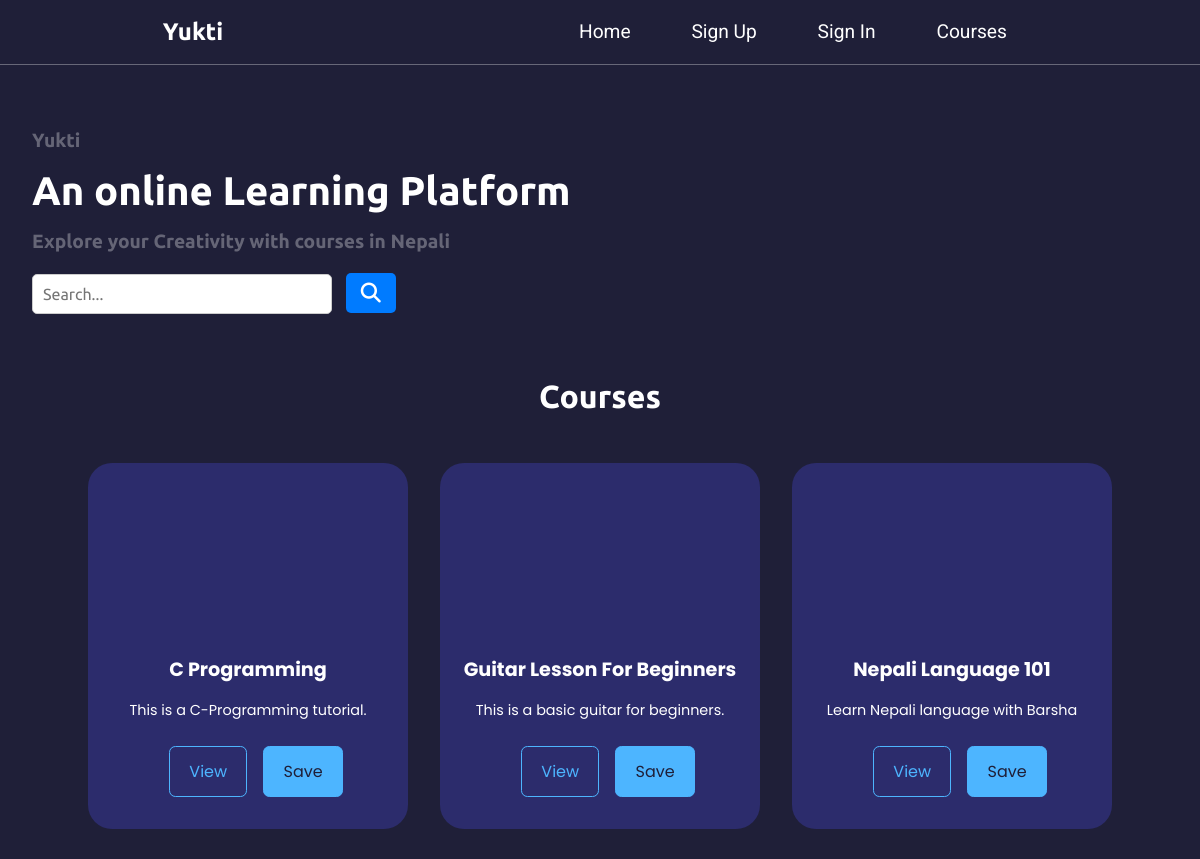
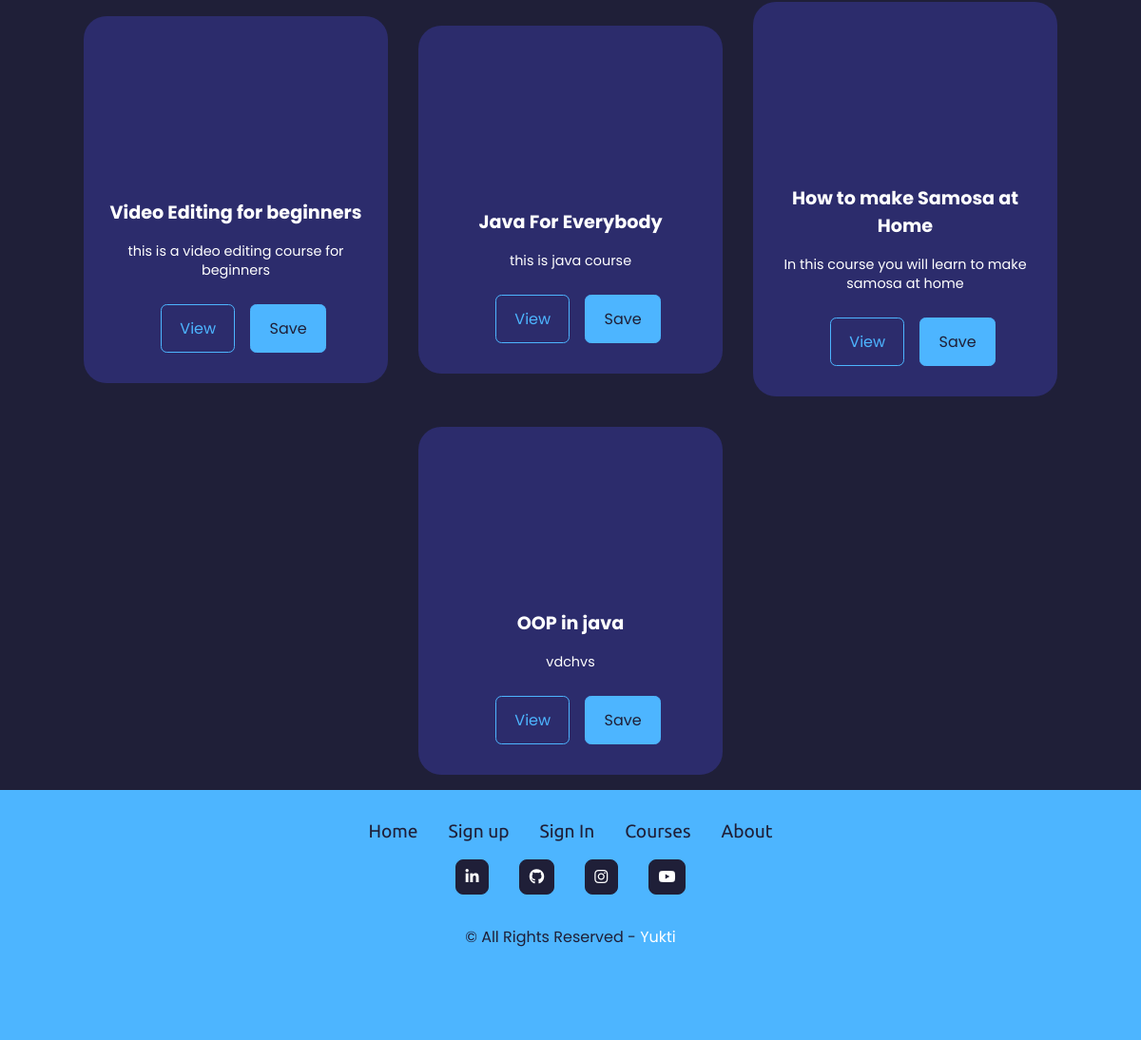
The page / on the database its author committed (2 pictures, top to bottom).
### tables this page shows
CREATE TABLE `courses` (
  `course_id` int(11) NOT NULL,
  `course_name` varchar(255) NOT NULL,
  `course_category` varchar(255) NOT NULL,
  `course_created` datetime NOT NULL DEFAULT current_timestamp(),
  `course_description` text NOT NULL,
  `no_of _videos` int(11) NOT NULL DEFAULT 1,
  `thumbnail` text NOT NULL
);

### courses.php (the view, shortened to what this page needs)
<?php
include("db.php");
$sql = "SELECT * FROM `courses`";
$result = $connection->query($sql);
if ($result) {
    while ($row = $result->fetch_assoc()) {
        $courseId = $row['course_id'];
        $courseName = $row['course_name'];
        $courseDescription = $row['course_description'];
        echo '<div class="courses-item flex f-col s-center items-center">';
        echo "<h1 class='t-white poppins'>$courseName</h1>";
        echo "<p class='t-white poppins'>$courseDescription</p>";
        echo '<div class="buttons flex s-around">';
        echo "<a href='signin.php' class='btn mx-1 m-top' id='view$courseId'>View</a>";
        echo "<a href='signin.php' class='btn m-top live' id='save$courseId'>Save</a>";
        echo '</div>';
        echo '</div>';
    }
} else {
    echo "Error: Unable to fetch courses from the database.";
}
?>

### index.php (shortened to what this page needs)
<!DOCTYPE html>
<html lang="en">
<head>
    <link rel="stylesheet" href="mycss/home.css">
    <link rel="stylesheet" media="screen and (max-width: 821px)" href="responsive.css">
    <link rel="stylesheet" href="https://cdnjs.cloudflare.com/ajax/libs/font-awesome/6.1.1/css/all.min.css">
</head>
<body>
    <nav id="navbar" class="flex s-around bg-color">
        <div class="left-nav">
            <h2 class="t-white">Yukti</h2>
        </div>
    <div class="right-nav">
        <ul class="flex">
            <li><a href="#home" class="t-white roboto">Home</a></li>
            <li><a href="signup.php" class="t-white roboto">Sign Up</a></li>
            <li><a href="signin.php" class="t-white roboto">Sign In</a></li>
            <li><a href="#courses" class="t-white roboto">Courses</a></li>
        </ul>
    </div>
    </nav>
    <section id="home" class="flex s-around sw-80 m-auto">
        <div class="home-left flex items-center">
            <div class="home-content">
                <h6 class="poppinss">Yukti</h6>
                <h1 class="t-white">An online Learning Platform</h1>
                <h4 class="poppinss">Explore your Creativity with courses in Nepali</h4>
                <div class="search-bar">
                    <form action="search.php" method="post">
                    <input type="text" placeholder="Search..." name="keyword"class="search-input">
                    <button type="submit" name="search" class="search-btn"><i class="fa-solid fa-search"></i></button>
                    </form>
                </div>
            </div>
        </div>
    </section>
    <section id="courses">
        <h1 class=" t-center my-2 t-white f-2">Courses</h1>
        <div class="courses-container flex s-center">
            <?php include("courses.php");?>
        </div>
    </section>
    <footer id="footer">
        <ul class="flex s-center w-80 m-auto my-2 res">
            <li><a href="#home" class="poppinss">Home</a></li>
            <li><a href="#signup" class="poppinss">Sign up</a></li>
            <li><a href="#signin" class="poppinss">Sign In</a></li>
            <li><a href="#courses" class="poppinss">Courses</a></li>
            <li><a href="#about" class="poppinss">About</a></li>
        </ul>
        <ul class="flex s-center w-80 font-awesome ">
            <a href="https://in.linkedin.com/" target="_blank">
                <li><i class="fa-brands fa-linkedin-in"></i></li>
            </a>
            <a href="https://github.com/" target="_blank">
                <li><i class="fa-brands fa-github"></i></li>
            </a>
            <a href="https://www.instagram.com/" target="_blank">
                <li><i class="fa-brands fa-instagram"></i></li>
            </a>
            <a href="https://www.youtube.com/" target="_blank">
                <li><i class="fa-brands fa-youtube"></i></li>
            </a>
        </ul>
        <p class="t-center my-2 poppins">&copy; All Rights Reserved - <span class="cpy-white poppins">Yukti</span></p>
    </footer>
</body>
</body>
</html>

### mycss/home.css (style rules this page uses)
body { background-color: #1f1f38; }
* { margin: 0px; padding: 0px; box-sizing: border-box; font-family: 'Ubuntu', sans-serif; scroll-behavior: smooth; }
#navbar { line-height: 4rem; position: sticky; top: 0; left: 0; z-index: 100; border-bottom: .5px solid #ffffff52; border-width: 80%; margin-bottom: 1rem; }
#navbar ul { list-style: none; }
#navbar ul li { margin: 0px 1rem; }
#navbar ul li a { text-decoration: none; padding: 0.5rem 0.9rem; }
.home-left { flex: 1; padding: 2rem; }
.home-left h6, h4 { color: hsl(240deg 8% 43%); margin: 1rem 0; font-size: 1.2rem; }
.home-left h1 { font-size: 2.5rem; }
.search-bar { display: flex; align-items: center; margin-top: 20px; }
.search-input { width: 300px; padding: 10px; border: 1px solid #ccc; border-radius: 5px; font-size: 16px; }
.search-btn { background-color: #007bff; color: #fff; border: none; border-radius: 5px; padding: 10px 15px; cursor: pointer; margin-left: 10px; }
.search-btn i { font-size: 20px; }
.courses-container { justify-content: center; align-items: center; margin: auto; flex-wrap: wrap; }
.courses-item { overflow: hidden; width: 20rem; margin: 1rem; background: #2c2c6c; border-radius: 1.5rem; padding: 2rem 1rem; text-align: center; }
.courses-item h1 { font-size: 1.2rem; margin-bottom: 1rem; }
.courses-item p { line-height: 20px; font-size: .9rem; }
#footer { background-color: #4db5ff; padding: 2rem; padding-bottom: 4rem; }
ul li { list-style: none; margin: 0 1rem; }
ul li a { text-decoration: none; font-size: 1.2rem; color: #1f1f38; transition: all .5s; }
.font-awesome { margin: 1.1rem auto; }
.font-awesome li i { background-color: #1f1f38; padding: 0.6rem; border: 1px solid #1f1f38; color: #fff; border-radius: 0.5rem; cursor: pointer; transition: all .4s ease-in-out; }
#footer p { color: #1f1f38; font-size: .9srem; }
.cpy-white { color: white; }
.poppins { font-family: 'Poppins', sans-serif; }
.roboto { font-family: 'Roboto', sans-serif; }
.flex { display: flex; }
.s-around { justify-content: space-around; }
.s-center { justify-content: center; }
.items-center { align-items: center; }
.f-col { flex-direction: column; }
.t-white { color: #fff; }
.bg-color { background-color: #1f1f38; }
.t-center { text-align: center; }
.my-2 { margin: 2rem 0; }
.f-2 { font-size: 2rem; }
.w-80 { width: 80%; }
.mx-1 { margin: 0 1rem; }
.m-top { margin-top: 1rem; }
.m-auto { margin: auto; }
.btn { margin-left: 0 .5rem; font-size: 1rem; color: #4db5ff; cursor: pointer; padding: 0.75rem 1.2rem; border: 1px solid #4db5ff; border-radius: 0.4rem; background: transparent; font-family: 'Poppins', sans-serif; }
.buttons a, #hireme { text-decoration: none; }
.live { color: #1f1f38; background-color: #4db5ff; }

### mycss/responsive.css (style rules this page uses)
#navbar { display: none; }
.right-nav { display: block; }
.right-nav .flex { display: none; }
.services-container, #home, .services-container { flex-direction: column; }
#home, .about-container, .services-container { align-items: center; }
.home-left, .home-right { width: auto; }

### rows shown on the page
courses: course_name "C Programming", course_description "This is a C-Programming tutorial."
courses: course_name "Guitar Lesson For Beginners", course_description "This is a basic guitar for beginners."
courses: course_name "Nepali Language 101", course_description "Learn Nepali language with Barsha"
courses: course_name "Video Editing for beginners", course_description "this is a video editing course for beginners"
courses: course_name "Java For Everybody", course_description "this is java course"
courses: course_name "How to make Samosa at Home", course_description "In this course you will learn to make samosa at home"
courses: course_name "OOP in java", course_description "vdchvs"
